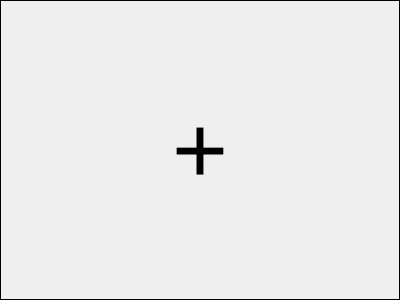
<?xml version="1.0" encoding="UTF-8"?>
<ui version="4.0">
 <class>WidgetPlaceholder</class>
 <widget class="QWidget" name="WidgetPlaceholder">
  <property name="geometry">
   <rect>
    <x>0</x>
    <y>0</y>
    <width>400</width>
    <height>300</height>
   </rect>
  </property>
  <property name="windowTitle">
   <string>Form</string>
  </property>
  <layout class="QVBoxLayout" name="verticalLayout">
   <property name="spacing">
    <number>0</number>
   </property>
   <property name="leftMargin">
    <number>0</number>
   </property>
   <property name="topMargin">
    <number>0</number>
   </property>
   <property name="rightMargin">
    <number>0</number>
   </property>
   <property name="bottomMargin">
    <number>0</number>
   </property>
   <item>
    <widget class="QLabel" name="placeholderLabel">
     <property name="font">
      <font>
       <pointsize>72</pointsize>
      </font>
     </property>
     <property name="frameShape">
      <enum>QFrame::Box</enum>
     </property>
     <property name="text">
      <string>+</string>
     </property>
     <property name="alignment">
      <set>Qt::AlignCenter</set>
     </property>
    </widget>
   </item>
  </layout>
 </widget>
 <resources/>
 <connections/>
</ui>
